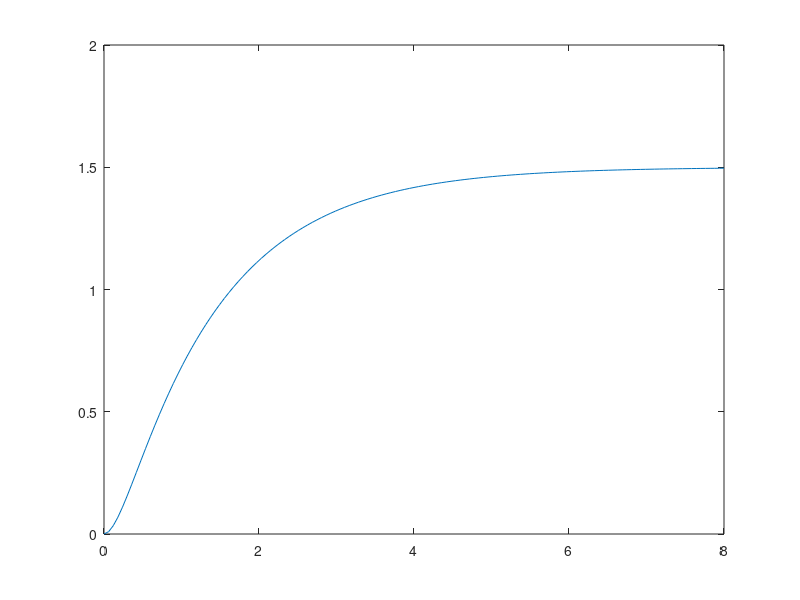

The MATLAB source for this figure:
k=1.5;
z=1.5;
wn=2;
sys1=tf(k*wn*wn,[1 2*z*wn wn*wn]);

y25=1.5*0.25;%0.375
t25=0.5717;

y75=1.5*0.75;%1.125
t75=2.0141;

figure(1)
[y,t]=step(sys1);
plot(t,y)
% text(t(25),y(25),'$\leftarrow k \left( 1-\exp\left( -\frac{t}{\tau}\right)\right)$','interpreter','latex');
% hold on
% x=0:0.1:1;
% y=tau*x;
% plot(x,y)
% text(x(10),y(10),'$\leftarrow$ slope $\frac{k}{\tau}$','interpreter','latex')
% x=0:0.1:1;
% y=0.63*ones(size(x'));
% plot(x,y,'k')
% y=0:0.063:0.63;
% x=1*ones(size(y'));
% u = [0.3 0.215];
% v = [0.2 0.11];
% annotation('textarrow',u,v,'String','$\tau$','interpreter','latex')
% plot(x,y,'k')
% hold on
% x=0:0.1:3;
% y=0.95*ones(size(x'));
% plot(x,y,'k')
% y=0:0.095:0.95;
% x=3*ones(size(y'));
% plot(x,y,'k');
% x = [0.45 0.39];
% y = [0.2 0.11];
% annotation('textarrow',x,y,'String','$3\tau$','interpreter','latex')
% xlabel('$t [s]$','interpreter','latex')
% ylabel('$y(t)$','interpreter','latex')
% yticks([0 0.1 0.2 0.3 0.4 0.5 0.6 0.63 0.7 0.8 0.9 0.95 1])
% hLeg = legend('example')
% set(hLeg,'visible','off')
% 
% set(gcf,'Units','centimeters');
% screenposition = get(gcf,'Position');
% set(gcf,...
%     'PaperPosition',[0 0 screenposition(3:4)],...
%     'PaperSize',[screenposition(3:4)]);
% print -dpdf -painters FirstStep
% 
% cleanfigure;
% matlab2tikz('FirstStep.tex','width','\figwidth','height','\figheight','showInfo',false);

% figure(1)
% [y,t]=impulse(sys1);
% plot(t,y);
% text(t(30),y(30),'$\leftarrow \frac{k}{\tau}\exp\left( -\frac{t}{\tau}\right)$','interpreter','latex');
% hold on
% x=0:0.1:1;
% y=1-x;
% plot(x,y)
% text(0.5,0.5,'$\leftarrow$ slope $-k$','interpreter','latex')
% x = [0.3 0.26];
% y = [0.2 0.11];
% annotation('textarrow',x,y,'String','$\tau$','interpreter','latex')
% x = [0.3 0.13];
% y = [0.8 0.92];
% annotation('textarrow',x,y,'String','$\frac{k}{\tau}$','interpreter','latex')
% xlabel('$t [s]$','interpreter','latex')
% ylabel('$y(t)$','interpreter','latex')
% hLeg = legend('example')
% set(hLeg,'visible','off')
% 
% set(gcf,'Units','centimeters');
% screenposition = get(gcf,'Position');
% set(gcf,...
%     'PaperPosition',[0 0 screenposition(3:4)],...
%     'PaperSize',[screenposition(3:4)]);
% print -dpdf -painters FirstImpulse
% 
% cleanfigure;
% matlab2tikz('FirstImpulse.tex','width','\figwidth','height','\figheight','showInfo',false);
% 
% 
% figure(2)
% [y,t]=step(sys1);
% plot(t,y)
% text(t(25),y(25),'$\leftarrow k \left( 1-\exp\left( -\frac{t}{\tau}\right)\right)$','interpreter','latex');
% hold on
% x=0:0.1:1;
% y=tau*x;
% plot(x,y)
% text(x(10),y(10),'$\leftarrow$ slope $\frac{k}{\tau}$','interpreter','latex')
% x=0:0.1:1;
% y=0.63*ones(size(x'));
% plot(x,y,'k')
% y=0:0.063:0.63;
% x=1*ones(size(y'));
% u = [0.3 0.215];
% v = [0.2 0.11];
% annotation('textarrow',u,v,'String','$\tau$','interpreter','latex')
% plot(x,y,'k')
% hold on
% x=0:0.1:3;
% y=0.95*ones(size(x'));
% plot(x,y,'k')
% y=0:0.095:0.95;
% x=3*ones(size(y'));
% plot(x,y,'k');
% x = [0.45 0.39];
% y = [0.2 0.11];
% annotation('textarrow',x,y,'String','$3\tau$','interpreter','latex')
% xlabel('$t [s]$','interpreter','latex')
% ylabel('$y(t)$','interpreter','latex')
% yticks([0 0.1 0.2 0.3 0.4 0.5 0.6 0.63 0.7 0.8 0.9 0.95 1])
% hLeg = legend('example')
% set(hLeg,'visible','off')
% 
% set(gcf,'Units','centimeters');
% screenposition = get(gcf,'Position');
% set(gcf,...
%     'PaperPosition',[0 0 screenposition(3:4)],...
%     'PaperSize',[screenposition(3:4)]);
% print -dpdf -painters FirstStep
% 
% cleanfigure;
% matlab2tikz('FirstStep.tex','width','\figwidth','height','\figheight','showInfo',false);
% 
% figure(3)
% options = odeset('RelTol',1e-5);%,'Stats','on','OutputFcn',@odeplot) 
% [t,y]=ode23(@(t,y) -y+k*t,[0:0.01:10],0,options);
% plot(t,y);
% text(t(600),y(600),'$\leftarrow y(t)=k \left( (t-\tau)+\tau\exp\left( -\frac{t}{\tau}\right)\right).$','interpreter','latex');
% ylim([0 10]);
% hold on
% x=0:0.1:10;
% y=x-1;
% plot(x,y)
% text(3.5,2.5,'$\leftarrow$ slope $k$','interpreter','latex')
% x = [0.21 0.21];
% y = [0.21 0.11];
% annotation('textarrow',x,y,'String','$\tau$','interpreter','latex')
% xlabel('$t [s]$','interpreter','latex')
% ylabel('$y(t)$','interpreter','latex')
% hLeg = legend('example')
% set(hLeg,'visible','off')
% 
% set(gcf,'Units','centimeters');
% screenposition = get(gcf,'Position');
% set(gcf,...
%     'PaperPosition',[0 0 screenposition(3:4)],...
%     'PaperSize',[screenposition(3:4)]);
% print -dpdf -painters FirstRamp
% 
% cleanfigure;
% matlab2tikz('FirstRamp.tex','width','\figwidth','height','\figheight','showInfo',false);


